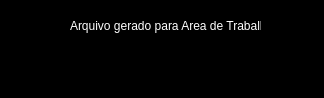
<?xml version="1.0" encoding="UTF-8"?>
<ui version="4.0">
 <class>MainWindow</class>
 <widget class="QMainWindow" name="MainWindow">
  <property name="geometry">
   <rect>
    <x>0</x>
    <y>0</y>
    <width>324</width>
    <height>98</height>
   </rect>
  </property>
  <property name="windowTitle">
   <string>MainWindow</string>
  </property>
  <property name="styleSheet">
   <string notr="true">background-color: rgb(0, 0, 0);</string>
  </property>
  <widget class="QWidget" name="centralwidget">
   <widget class="QLabel" name="label">
    <property name="geometry">
     <rect>
      <x>70</x>
      <y>10</y>
      <width>191</width>
      <height>31</height>
     </rect>
    </property>
    <property name="toolTip">
     <string>&lt;html&gt;&lt;head/&gt;&lt;body&gt;&lt;p align=&quot;center&quot;&gt;&lt;span style=&quot; color:#ffffff;&quot;&gt;Arquivo gerado para Area de Trabalho.&lt;/span&gt;&lt;/p&gt;&lt;/body&gt;&lt;/html&gt;</string>
    </property>
    <property name="styleSheet">
     <string notr="true">color: white;</string>
    </property>
    <property name="text">
     <string>Arquivo gerado para Area de Trabalho</string>
    </property>
   </widget>
  </widget>
  <widget class="QMenuBar" name="menubar">
   <property name="geometry">
    <rect>
     <x>0</x>
     <y>0</y>
     <width>324</width>
     <height>21</height>
    </rect>
   </property>
  </widget>
  <widget class="QStatusBar" name="statusbar"/>
 </widget>
 <resources/>
 <connections/>
</ui>
